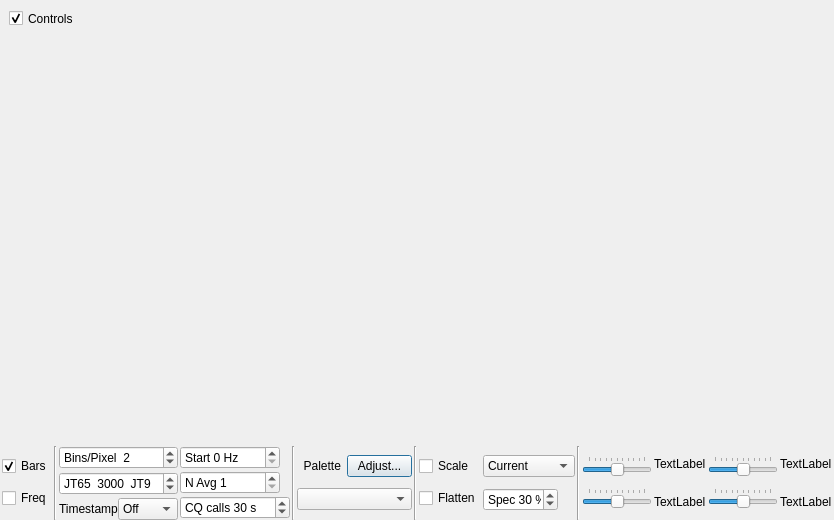
<?xml version="1.0" encoding="UTF-8"?>
<ui version="4.0">
 <class>WideGraph</class>
 <widget class="QDialog" name="WideGraph">
  <property name="geometry">
   <rect>
    <x>0</x>
    <y>0</y>
    <width>834</width>
    <height>520</height>
   </rect>
  </property>
  <property name="sizePolicy">
   <sizepolicy hsizetype="Minimum" vsizetype="Fixed">
    <horstretch>0</horstretch>
    <verstretch>0</verstretch>
   </sizepolicy>
  </property>
  <property name="windowTitle">
   <string>Dialog</string>
  </property>
  <layout class="QGridLayout" name="gridLayout_2">
   <property name="leftMargin">
    <number>0</number>
   </property>
   <property name="topMargin">
    <number>0</number>
   </property>
   <property name="rightMargin">
    <number>0</number>
   </property>
   <property name="bottomMargin">
    <number>0</number>
   </property>
   <property name="spacing">
    <number>1</number>
   </property>
   <item row="1" column="0">
    <widget class="CPlotter" name="widePlot">
     <property name="enabled">
      <bool>true</bool>
     </property>
     <property name="sizePolicy">
      <sizepolicy hsizetype="Expanding" vsizetype="Expanding">
       <horstretch>0</horstretch>
       <verstretch>0</verstretch>
      </sizepolicy>
     </property>
     <property name="minimumSize">
      <size>
       <width>200</width>
       <height>100</height>
      </size>
     </property>
     <property name="frameShape">
      <enum>QFrame::NoFrame</enum>
     </property>
     <property name="frameShadow">
      <enum>QFrame::Plain</enum>
     </property>
     <property name="lineWidth">
      <number>1</number>
     </property>
     <widget class="QCheckBox" name="cbControls">
      <property name="geometry">
       <rect>
        <x>9</x>
        <y>10</y>
        <width>70</width>
        <height>17</height>
       </rect>
      </property>
      <property name="maximumSize">
       <size>
        <width>70</width>
        <height>16777215</height>
       </size>
      </property>
      <property name="mouseTracking">
       <bool>true</bool>
      </property>
      <property name="text">
       <string>Controls</string>
      </property>
      <property name="checked">
       <bool>true</bool>
      </property>
     </widget>
    </widget>
   </item>
   <item row="2" column="0">
    <widget class="QWidget" name="controls_widget" native="true">
     <property name="sizePolicy">
      <sizepolicy hsizetype="Preferred" vsizetype="Fixed">
       <horstretch>0</horstretch>
       <verstretch>0</verstretch>
      </sizepolicy>
     </property>
     <layout class="QHBoxLayout" name="horizontalLayout" stretch="0,0,0,0,0,0,0,0,0,0,0,1,0,1,0,0">
      <property name="spacing">
       <number>2</number>
      </property>
      <property name="leftMargin">
       <number>0</number>
      </property>
      <property name="topMargin">
       <number>0</number>
      </property>
      <property name="rightMargin">
       <number>0</number>
      </property>
      <property name="bottomMargin">
       <number>0</number>
      </property>
      <item>
       <spacer name="horizontalSpacer_1">
        <property name="orientation">
         <enum>Qt::Horizontal</enum>
        </property>
        <property name="sizeHint" stdset="0">
         <size>
          <width>2</width>
          <height>20</height>
         </size>
        </property>
       </spacer>
      </item>
      <item>
       <layout class="QVBoxLayout" name="verticalLayout_9">
        <item>
         <widget class="QCheckBox" name="cbBars">
          <property name="maximumSize">
           <size>
            <width>65</width>
            <height>16777215</height>
           </size>
          </property>
          <property name="mouseTracking">
           <bool>true</bool>
          </property>
          <property name="text">
           <string>Bars</string>
          </property>
          <property name="checked">
           <bool>true</bool>
          </property>
         </widget>
        </item>
        <item>
         <widget class="QCheckBox" name="cbFreq">
          <property name="text">
           <string>Freq</string>
          </property>
         </widget>
        </item>
       </layout>
      </item>
      <item>
       <widget class="Line" name="line">
        <property name="orientation">
         <enum>Qt::Vertical</enum>
        </property>
       </widget>
      </item>
      <item>
       <layout class="QVBoxLayout" name="verticalLayout_1">
        <property name="spacing">
         <number>3</number>
        </property>
        <property name="sizeConstraint">
         <enum>QLayout::SetMaximumSize</enum>
        </property>
        <property name="leftMargin">
         <number>0</number>
        </property>
        <property name="rightMargin">
         <number>0</number>
        </property>
        <property name="bottomMargin">
         <number>0</number>
        </property>
        <item>
         <widget class="QSpinBox" name="bppSpinBox">
          <property name="minimumSize">
           <size>
            <width>100</width>
            <height>0</height>
           </size>
          </property>
          <property name="maximumSize">
           <size>
            <width>120</width>
            <height>16777215</height>
           </size>
          </property>
          <property name="toolTip">
           <string>Compression factor for frequency scale</string>
          </property>
          <property name="suffix">
           <string/>
          </property>
          <property name="prefix">
           <string>Bins/Pixel  </string>
          </property>
          <property name="minimum">
           <number>1</number>
          </property>
          <property name="maximum">
           <number>100</number>
          </property>
          <property name="singleStep">
           <number>1</number>
          </property>
          <property name="value">
           <number>2</number>
          </property>
         </widget>
        </item>
        <item>
         <widget class="QSpinBox" name="fSplitSpinBox">
          <property name="minimumSize">
           <size>
            <width>100</width>
            <height>0</height>
           </size>
          </property>
          <property name="maximumSize">
           <size>
            <width>120</width>
            <height>16777215</height>
           </size>
          </property>
          <property name="toolTip">
           <string>&lt;html&gt;&lt;head/&gt;&lt;body&gt;&lt;p&gt;Decode JT9 only above this frequency&lt;/p&gt;&lt;/body&gt;&lt;/html&gt;</string>
          </property>
          <property name="suffix">
           <string>  JT9</string>
          </property>
          <property name="prefix">
           <string>JT65  </string>
          </property>
          <property name="minimum">
           <number>0</number>
          </property>
          <property name="maximum">
           <number>5000</number>
          </property>
          <property name="singleStep">
           <number>100</number>
          </property>
          <property name="value">
           <number>3000</number>
          </property>
         </widget>
        </item>
        <item>
         <layout class="QHBoxLayout" name="horizontalLayout_2">
          <property name="spacing">
           <number>0</number>
          </property>
          <property name="topMargin">
           <number>0</number>
          </property>
          <property name="bottomMargin">
           <number>0</number>
          </property>
          <item>
           <widget class="QLabel" name="labTime">
            <property name="toolTip">
             <string>Position of timestamp above each interval line</string>
            </property>
            <property name="text">
             <string>Timestamp</string>
            </property>
           </widget>
          </item>
          <item>
           <widget class="QComboBox" name="timestampComboBox">
            <property name="toolTip">
             <string>Position of timestamp above each interval line</string>
            </property>
            <item>
             <property name="text">
              <string>Off</string>
             </property>
            </item>
            <item>
             <property name="text">
              <string>Left</string>
             </property>
            </item>
            <item>
             <property name="text">
              <string>Right</string>
             </property>
            </item>
           </widget>
          </item>
         </layout>
        </item>
       </layout>
      </item>
      <item>
       <layout class="QVBoxLayout" name="verticalLayout_2">
        <property name="leftMargin">
         <number>0</number>
        </property>
        <property name="rightMargin">
         <number>0</number>
        </property>
        <item>
         <widget class="QSpinBox" name="fStartSpinBox">
          <property name="minimumSize">
           <size>
            <width>90</width>
            <height>0</height>
           </size>
          </property>
          <property name="maximumSize">
           <size>
            <width>100</width>
            <height>16777215</height>
           </size>
          </property>
          <property name="toolTip">
           <string>&lt;html&gt;&lt;head/&gt;&lt;body&gt;&lt;p&gt;Frequency at left edge of waterfall&lt;/p&gt;&lt;/body&gt;&lt;/html&gt;</string>
          </property>
          <property name="suffix">
           <string> Hz</string>
          </property>
          <property name="prefix">
           <string>Start </string>
          </property>
          <property name="maximum">
           <number>4900</number>
          </property>
          <property name="singleStep">
           <number>50</number>
          </property>
         </widget>
        </item>
        <item>
         <widget class="QSpinBox" name="waterfallAvgSpinBox">
          <property name="minimumSize">
           <size>
            <width>90</width>
            <height>0</height>
           </size>
          </property>
          <property name="maximumSize">
           <size>
            <width>100</width>
            <height>16777215</height>
           </size>
          </property>
          <property name="toolTip">
           <string>Number of FFTs averaged (controls waterfall scrolling rate)</string>
          </property>
          <property name="prefix">
           <string>N Avg </string>
          </property>
          <property name="minimum">
           <number>1</number>
          </property>
          <property name="maximum">
           <number>50</number>
          </property>
         </widget>
        </item>
        <item>
         <widget class="QSpinBox" name="cqCallsSpinBox">
          <property name="minimumSize">
           <size>
            <width>110</width>
            <height>0</height>
           </size>
          </property>
          <property name="maximumSize">
           <size>
            <width>120</width>
            <height>16777215</height>
           </size>
          </property>
          <property name="toolTip">
           <string>&lt;html&gt;&lt;head/&gt;&lt;body&gt;&lt;p&gt;Show the callsigns of stations calling CQ at the bottom of the waterfall, over their transmit frequency, for this many seconds. 0 switches it off.&lt;/p&gt;&lt;/body&gt;&lt;/html&gt;</string>
          </property>
          <property name="specialValueText">
           <string>CQ calls off</string>
          </property>
          <property name="suffix">
           <string> s</string>
          </property>
          <property name="prefix">
           <string>CQ calls </string>
          </property>
          <property name="minimum">
           <number>0</number>
          </property>
          <property name="maximum">
           <number>600</number>
          </property>
          <property name="singleStep">
           <number>5</number>
          </property>
          <property name="value">
           <number>30</number>
          </property>
         </widget>
        </item>
       </layout>
      </item>
      <item>
       <widget class="Line" name="line_1">
        <property name="lineWidth">
         <number>1</number>
        </property>
        <property name="midLineWidth">
         <number>0</number>
        </property>
        <property name="orientation">
         <enum>Qt::Vertical</enum>
        </property>
       </widget>
      </item>
      <item>
       <layout class="QVBoxLayout" name="verticalLayout_3">
        <property name="leftMargin">
         <number>0</number>
        </property>
        <property name="rightMargin">
         <number>0</number>
        </property>
        <item>
         <layout class="QHBoxLayout" name="horizontalLayout_1">
          <item>
           <widget class="QLabel" name="labPalette">
            <property name="text">
             <string>  Palette </string>
            </property>
            <property name="alignment">
             <set>Qt::AlignLeading|Qt::AlignLeft|Qt::AlignVCenter</set>
            </property>
           </widget>
          </item>
          <item>
           <widget class="QPushButton" name="adjust_palette_push_button">
            <property name="maximumSize">
             <size>
              <width>65</width>
              <height>16777215</height>
             </size>
            </property>
            <property name="toolTip">
             <string>&lt;html&gt;&lt;head/&gt;&lt;body&gt;&lt;p&gt;Enter definition for a new color palette.&lt;/p&gt;&lt;/body&gt;&lt;/html&gt;</string>
            </property>
            <property name="text">
             <string>Adjust...</string>
            </property>
           </widget>
          </item>
         </layout>
        </item>
        <item>
         <widget class="QComboBox" name="paletteComboBox">
          <property name="minimumSize">
           <size>
            <width>80</width>
            <height>0</height>
           </size>
          </property>
          <property name="maximumSize">
           <size>
            <width>125</width>
            <height>16777215</height>
           </size>
          </property>
          <property name="toolTip">
           <string>Select waterfall palette</string>
          </property>
         </widget>
        </item>
       </layout>
      </item>
      <item>
       <widget class="Line" name="line_2">
        <property name="lineWidth">
         <number>1</number>
        </property>
        <property name="midLineWidth">
         <number>0</number>
        </property>
        <property name="orientation">
         <enum>Qt::Vertical</enum>
        </property>
       </widget>
      </item>
      <item>
       <layout class="QVBoxLayout" name="verticalLayout_4">
        <property name="leftMargin">
         <number>0</number>
        </property>
        <property name="rightMargin">
         <number>0</number>
        </property>
        <item>
         <widget class="QCheckBox" name="cbScale">
          <property name="toolTip">
           <string>&lt;html&gt;&lt;head/&gt;&lt;body&gt;&lt;p&gt;Scale spectrum by median value.&lt;/p&gt;&lt;/body&gt;&lt;/html&gt;</string>
          </property>
          <property name="text">
           <string>Scale</string>
          </property>
          <property name="checked">
           <bool>false</bool>
          </property>
         </widget>
        </item>
        <item>
         <widget class="QCheckBox" name="cbFlatten">
          <property name="toolTip">
           <string>&lt;html&gt;&lt;head/&gt;&lt;body&gt;&lt;p&gt;Flatten spectral baseline over the full displayed interval.&lt;/p&gt;&lt;/body&gt;&lt;/html&gt;</string>
          </property>
          <property name="text">
           <string>Flatten</string>
          </property>
         </widget>
        </item>
       </layout>
      </item>
      <item>
       <layout class="QVBoxLayout" name="verticalLayout_5">
        <property name="leftMargin">
         <number>0</number>
        </property>
        <property name="rightMargin">
         <number>0</number>
        </property>
        <item>
         <widget class="QComboBox" name="spec2dComboBox">
          <property name="toolTip">
           <string>&lt;html&gt;&lt;head/&gt;&lt;body&gt;&lt;p&gt;Select data for spectral display&lt;/p&gt;&lt;/body&gt;&lt;/html&gt;</string>
          </property>
          <property name="currentIndex">
           <number>0</number>
          </property>
          <item>
           <property name="text">
            <string>Current</string>
           </property>
          </item>
          <item>
           <property name="text">
            <string>Cumulative</string>
           </property>
          </item>
         </widget>
        </item>
        <item>
         <widget class="QSpinBox" name="sbPercent2dPlot">
          <property name="minimumSize">
           <size>
            <width>75</width>
            <height>0</height>
           </size>
          </property>
          <property name="maximumSize">
           <size>
            <width>75</width>
            <height>16777215</height>
           </size>
          </property>
          <property name="toolTip">
           <string>&lt;html&gt;&lt;head/&gt;&lt;body&gt;&lt;p&gt;Set fractional size of spectrum in this window.&lt;/p&gt;&lt;/body&gt;&lt;/html&gt;</string>
          </property>
          <property name="alignment">
           <set>Qt::AlignCenter</set>
          </property>
          <property name="suffix">
           <string> %</string>
          </property>
          <property name="prefix">
           <string>Spec </string>
          </property>
          <property name="maximum">
           <number>100</number>
          </property>
          <property name="singleStep">
           <number>5</number>
          </property>
          <property name="value">
           <number>30</number>
          </property>
         </widget>
        </item>
       </layout>
      </item>
      <item>
       <widget class="Line" name="line_3">
        <property name="orientation">
         <enum>Qt::Vertical</enum>
        </property>
       </widget>
      </item>
      <item>
       <layout class="QVBoxLayout" name="verticalLayout_6">
        <property name="leftMargin">
         <number>0</number>
        </property>
        <property name="rightMargin">
         <number>0</number>
        </property>
        <item>
         <widget class="QSlider" name="gainSlider">
          <property name="sizePolicy">
           <sizepolicy hsizetype="Preferred" vsizetype="Fixed">
            <horstretch>1</horstretch>
            <verstretch>0</verstretch>
           </sizepolicy>
          </property>
          <property name="minimumSize">
           <size>
            <width>65</width>
            <height>0</height>
           </size>
          </property>
          <property name="maximumSize">
           <size>
            <width>160</width>
            <height>16777215</height>
           </size>
          </property>
          <property name="toolTip">
           <string>Waterfall gain</string>
          </property>
          <property name="minimum">
           <number>-50</number>
          </property>
          <property name="maximum">
           <number>50</number>
          </property>
          <property name="orientation">
           <enum>Qt::Horizontal</enum>
          </property>
          <property name="tickPosition">
           <enum>QSlider::TicksAbove</enum>
          </property>
         </widget>
        </item>
        <item>
         <widget class="QSlider" name="gain2dSlider">
          <property name="sizePolicy">
           <sizepolicy hsizetype="Preferred" vsizetype="Fixed">
            <horstretch>1</horstretch>
            <verstretch>0</verstretch>
           </sizepolicy>
          </property>
          <property name="minimumSize">
           <size>
            <width>65</width>
            <height>0</height>
           </size>
          </property>
          <property name="maximumSize">
           <size>
            <width>160</width>
            <height>16777215</height>
           </size>
          </property>
          <property name="toolTip">
           <string>Spectrum gain</string>
          </property>
          <property name="minimum">
           <number>-50</number>
          </property>
          <property name="maximum">
           <number>50</number>
          </property>
          <property name="orientation">
           <enum>Qt::Horizontal</enum>
          </property>
          <property name="tickPosition">
           <enum>QSlider::TicksAbove</enum>
          </property>
         </widget>
        </item>
       </layout>
      </item>
      <item>
       <layout class="QVBoxLayout" name="verticalLayout">
        <item>
         <widget class="QLabel" name="gainWFLabel">
          <property name="text">
           <string>TextLabel</string>
          </property>
         </widget>
        </item>
        <item>
         <widget class="QLabel" name="gainSpecLabel">
          <property name="text">
           <string>TextLabel</string>
          </property>
         </widget>
        </item>
       </layout>
      </item>
      <item>
       <layout class="QVBoxLayout" name="verticalLayout_7">
        <property name="leftMargin">
         <number>0</number>
        </property>
        <property name="rightMargin">
         <number>0</number>
        </property>
        <item>
         <widget class="QSlider" name="zeroSlider">
          <property name="sizePolicy">
           <sizepolicy hsizetype="Preferred" vsizetype="Fixed">
            <horstretch>1</horstretch>
            <verstretch>0</verstretch>
           </sizepolicy>
          </property>
          <property name="minimumSize">
           <size>
            <width>65</width>
            <height>0</height>
           </size>
          </property>
          <property name="maximumSize">
           <size>
            <width>160</width>
            <height>16777215</height>
           </size>
          </property>
          <property name="toolTip">
           <string>Waterfall zero</string>
          </property>
          <property name="minimum">
           <number>-50</number>
          </property>
          <property name="maximum">
           <number>50</number>
          </property>
          <property name="orientation">
           <enum>Qt::Horizontal</enum>
          </property>
          <property name="tickPosition">
           <enum>QSlider::TicksAbove</enum>
          </property>
         </widget>
        </item>
        <item>
         <widget class="QSlider" name="zero2dSlider">
          <property name="sizePolicy">
           <sizepolicy hsizetype="Preferred" vsizetype="Fixed">
            <horstretch>1</horstretch>
            <verstretch>0</verstretch>
           </sizepolicy>
          </property>
          <property name="minimumSize">
           <size>
            <width>65</width>
            <height>0</height>
           </size>
          </property>
          <property name="maximumSize">
           <size>
            <width>160</width>
            <height>16777215</height>
           </size>
          </property>
          <property name="toolTip">
           <string>Spectrum zero</string>
          </property>
          <property name="minimum">
           <number>-50</number>
          </property>
          <property name="maximum">
           <number>50</number>
          </property>
          <property name="orientation">
           <enum>Qt::Horizontal</enum>
          </property>
          <property name="tickPosition">
           <enum>QSlider::TicksAbove</enum>
          </property>
         </widget>
        </item>
       </layout>
      </item>
      <item>
       <layout class="QVBoxLayout" name="verticalLayout_8">
        <item>
         <widget class="QLabel" name="zeroWFLabel">
          <property name="text">
           <string>TextLabel</string>
          </property>
         </widget>
        </item>
        <item>
         <widget class="QLabel" name="zeroSpecLabel">
          <property name="text">
           <string>TextLabel</string>
          </property>
         </widget>
        </item>
       </layout>
      </item>
      <item>
       <spacer name="horizontalSpacer_2">
        <property name="orientation">
         <enum>Qt::Horizontal</enum>
        </property>
        <property name="sizeHint" stdset="0">
         <size>
          <width>2</width>
          <height>20</height>
         </size>
        </property>
       </spacer>
      </item>
     </layout>
    </widget>
   </item>
  </layout>
 </widget>
 <customwidgets>
  <customwidget>
   <class>CPlotter</class>
   <extends>QFrame</extends>
   <header>plotter.h</header>
   <container>1</container>
  </customwidget>
 </customwidgets>
 <resources/>
 <connections/>
</ui>
